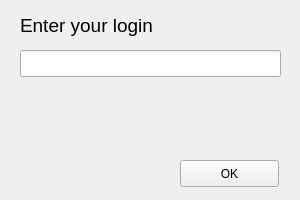
<?xml version="1.0" encoding="UTF-8"?>
<ui version="4.0">
 <class>Login</class>
 <widget class="QWidget" name="Login">
  <property name="geometry">
   <rect>
    <x>0</x>
    <y>0</y>
    <width>300</width>
    <height>200</height>
   </rect>
  </property>
  <property name="sizePolicy">
   <sizepolicy hsizetype="Fixed" vsizetype="Fixed">
    <horstretch>0</horstretch>
    <verstretch>0</verstretch>
   </sizepolicy>
  </property>
  <property name="minimumSize">
   <size>
    <width>300</width>
    <height>200</height>
   </size>
  </property>
  <property name="maximumSize">
   <size>
    <width>300</width>
    <height>200</height>
   </size>
  </property>
  <property name="baseSize">
   <size>
    <width>300</width>
    <height>200</height>
   </size>
  </property>
  <property name="windowTitle">
   <string>Login</string>
  </property>
  <widget class="QPushButton" name="button_OK">
   <property name="geometry">
    <rect>
     <x>180</x>
     <y>160</y>
     <width>99</width>
     <height>27</height>
    </rect>
   </property>
   <property name="text">
    <string>OK</string>
   </property>
  </widget>
  <widget class="QLineEdit" name="login_edit">
   <property name="geometry">
    <rect>
     <x>20</x>
     <y>50</y>
     <width>261</width>
     <height>27</height>
    </rect>
   </property>
   <property name="toolTip">
    <string/>
   </property>
   <property name="styleSheet">
    <string notr="true"/>
   </property>
  </widget>
  <widget class="QLabel" name="login_label">
   <property name="geometry">
    <rect>
     <x>20</x>
     <y>10</y>
     <width>191</width>
     <height>31</height>
    </rect>
   </property>
   <property name="font">
    <font>
     <pointsize>14</pointsize>
    </font>
   </property>
   <property name="text">
    <string>Enter your login</string>
   </property>
  </widget>
 </widget>
 <resources/>
 <connections/>
</ui>
